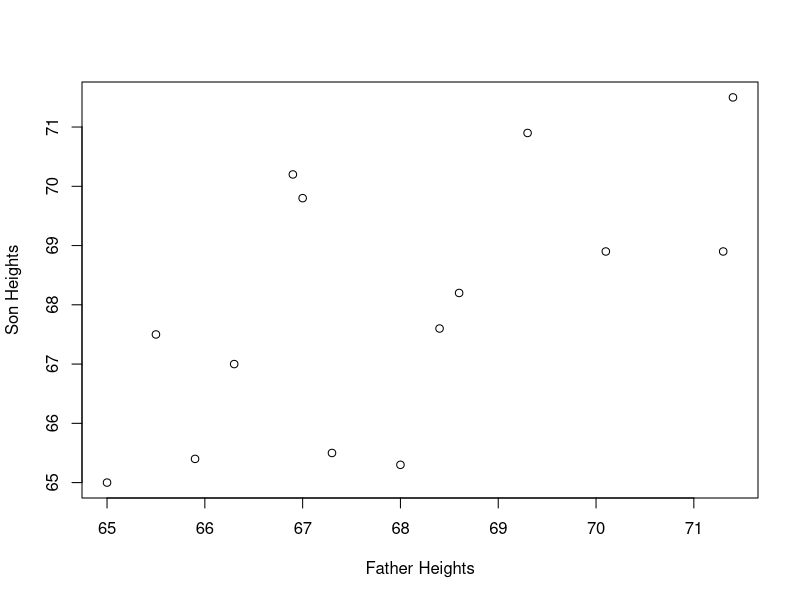
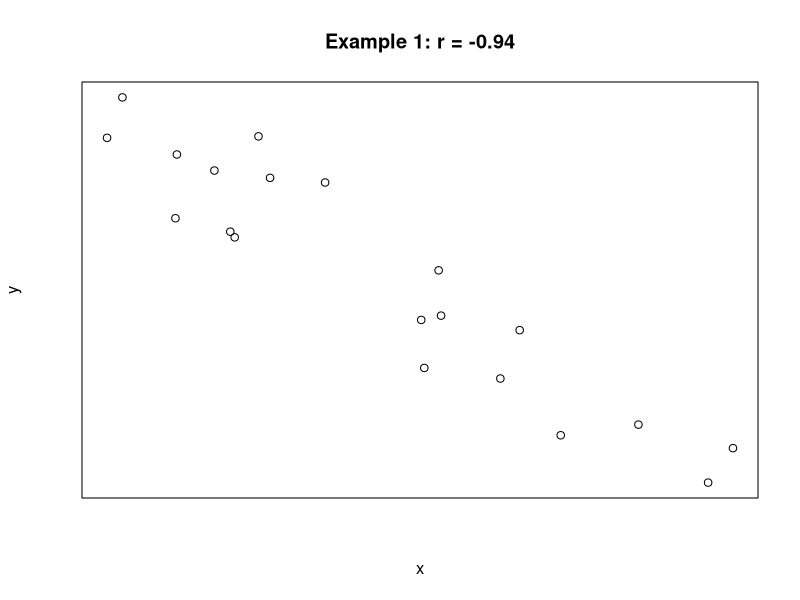
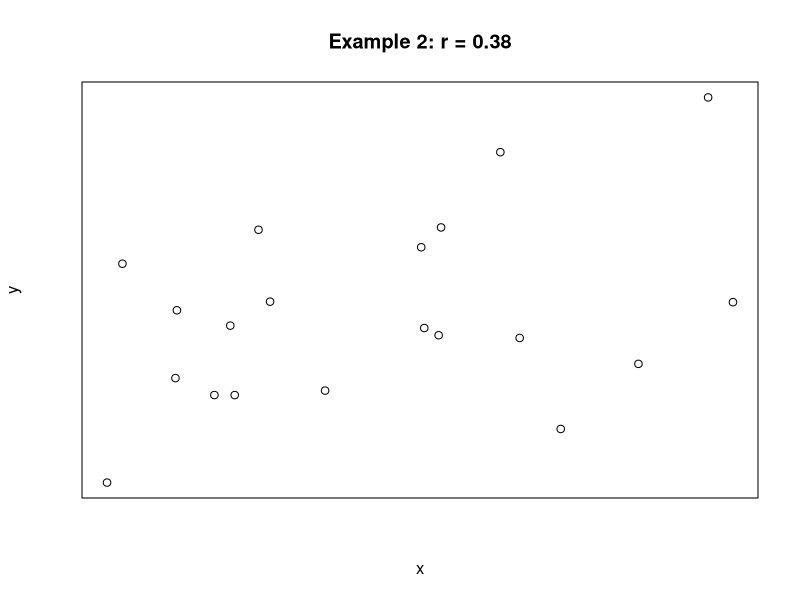
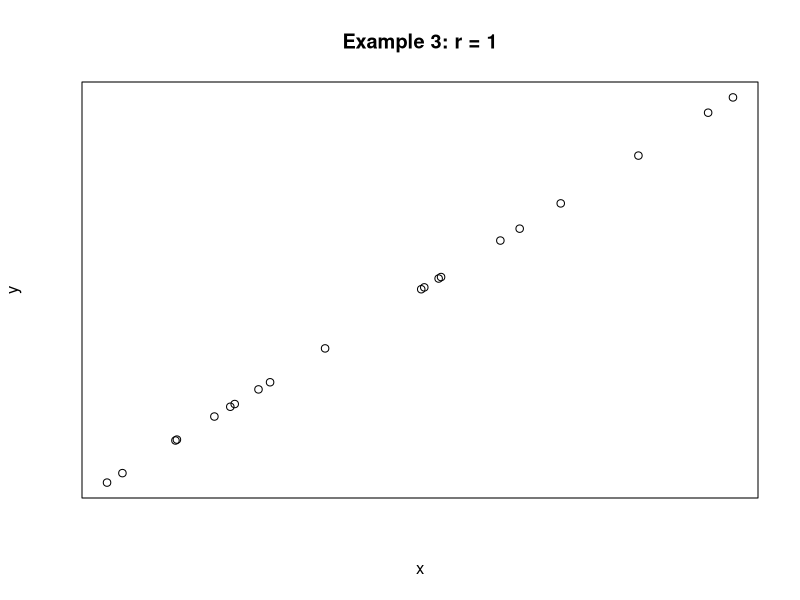
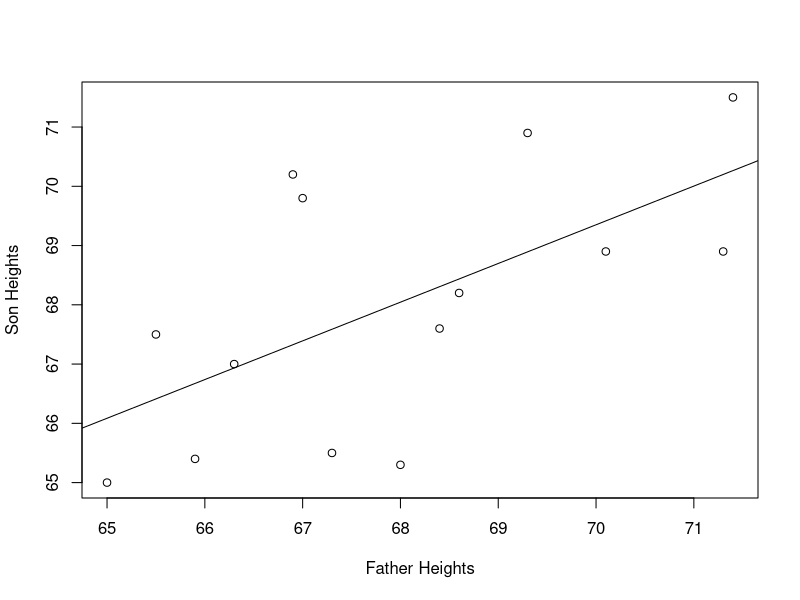
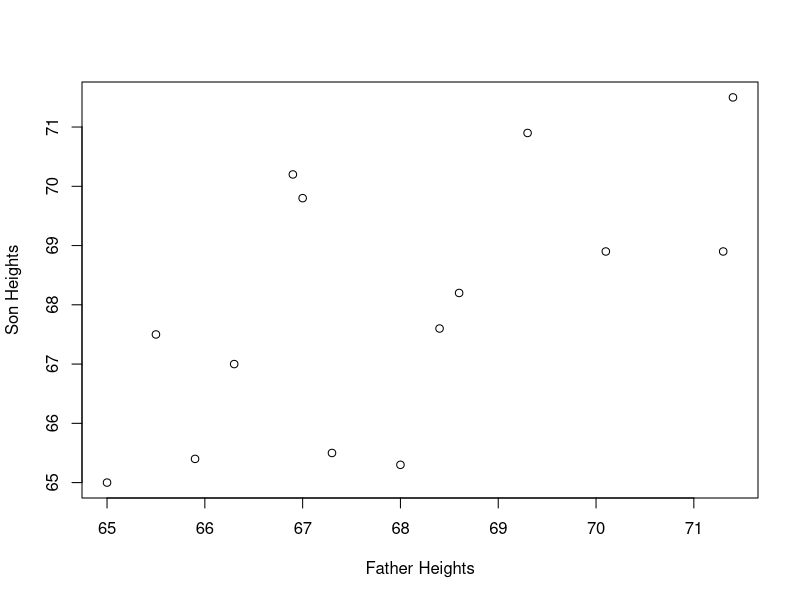

Write R code to recreate these figures, in order. (Note: this script raises an error after producing the figures.)
## ---- chunk 1
fathers <- c(71.3, 65.5, 65.9, 68.6, 71.4, 68.4, 65.0, 66.3,
             68.0, 67.3, 67.0, 69.3, 70.1, 66.9)
sons <- c(68.9, 67.5, 65.4, 68.2, 71.5, 67.6, 65.0, 67.0,
          65.3, 65.5, 69.8, 70.9, 68.9, 70.2)

plot(fathers, sons,
     xlab = "Father Heights", ylab = "Son Heights")
## ---- chunk 2
sum((fathers - mean(fathers)) * (sons - mean(sons)))
## ---- chunk 3
sd(fathers)
sd(sons)
## ---- chunk 4
cor(fathers, sons)
cor(sons, fathers)
## ---- chunk 5
set.seed(371)
x <- runif(20, 0, 100)
y1 <- -3*x + rnorm(20, 0, 30)
y2 <- 0.8*x + rnorm(20, 0, 30)
y3 <- 0.5*x

plot(x, y1, main = "Example 1: r = -0.94", ylab = "y",
     xaxt = "n", yaxt = "n")
plot(x, y2, main = "Example 2: r = 0.38", ylab = "y",
     xaxt = "n", yaxt = "n")
plot(x, y3, main = "Example 3: r = 1", ylab = "y",
     xaxt = "n", yaxt = "n")

## ---- chunk 6
# Father-son height data
fathers <- c(71.3, 65.5, 65.9, 68.6, 71.4, 68.4, 65.0, 66.3,
             68.0, 67.3, 67.0, 69.3, 70.1, 66.9)
sons <- c(68.9, 67.5, 65.4, 68.2, 71.5, 67.6, 65.0, 67.0,
          65.3, 65.5, 69.8, 70.9, 68.9, 70.2)

# Plot data
plot(fathers, sons,
     xlab = "Father Heights", ylab = "Son Heights")
abline(a = 23.641, b = 0.653)
## ---- chunk 7
# Father-son height data
fathers <- c(71.3, 65.5, 65.9, 68.6, 71.4, 68.4, 65.0, 66.3,
             68.0, 67.3, 67.0, 69.3, 70.1, 66.9)
sons <- c(68.9, 67.5, 65.4, 68.2, 71.5, 67.6, 65.0, 67.0,
          65.3, 65.5, 69.8, 70.9, 68.9, 70.2)

# Plot data
plot(fathers, sons,
     xlab = "Father Heights", ylab = "Son Heights")
## ---- chunk 8
knitr::include_graphics("figs/linear/minimize_y.png")
## ---- chunk 9
# Father-son height data
fathers <- c(71.3, 65.5, 65.9, 68.6, 71.4, 68.4, 65.0, 66.3,
             68.0, 67.3, 67.0, 69.3, 70.1, 66.9)
sons <- c(68.9, 67.5, 65.4, 68.2, 71.5, 67.6, 65.0, 67.0,
          65.3, 65.5, 69.8, 70.9, 68.9, 70.2)

# Plot data
plot(fathers, sons,
     xlab = "Father Heights", ylab = "Son Heights")
abline(a = 23.641, b = 0.653)
## ---- chunk 10
fathers <- c(71.3, 65.5, 65.9, 68.6, 71.4, 68.4, 65.0, 66.3,
             68.0, 67.3, 67.0, 69.3, 70.1, 66.9)
sons <- c(68.9, 67.5, 65.4, 68.2, 71.5, 67.6, 65.0, 67.0,
          65.3, 65.5, 69.8, 70.9, 68.9, 70.2)

height_mod <- lm(sons ~ fathers)
height_mod
## ---- chunk 11
summary(height_mod)
## ---- chunk 12
summary(height_mod)
## ---- chunk 13
2*pt(2.7, df = 12, lower.tail = F)
## ---- chunk 14
summary(height_mod)
## ---- chunk 15
qt(0.975, df = 12)
## ---- chunk 16
plot(fitted(height_mod), resid(height_mod))
## ---- chunk 17
qqnorm(resid(height_mod)); qqline(resid(height_mod))
## ---- chunk 18
qt(0.975, df = 12)
## ---- chunk 19
predict(height_mod)
## ---- chunk 20
new_fathers <- data.frame(fathers = 71)
## ---- chunk 21
predict(height_mod, newdata = new_fathers)

predict(height_mod, newdata = new_fathers,
        interval = "confidence")
predict(height_mod, newdata = new_fathers,
        interval = "prediction")
## ---- chunk 22
new_fathers <- data.frame(fathers = c(69, 70, 71))

predict(height_mod, newdata = new_fathers,
        interval = "prediction")
## ---- chunk 23
# Calculate the sum of squared residuals
sum(resid(height_mod)^2)
## ---- chunk 24
summary(height_mod)
